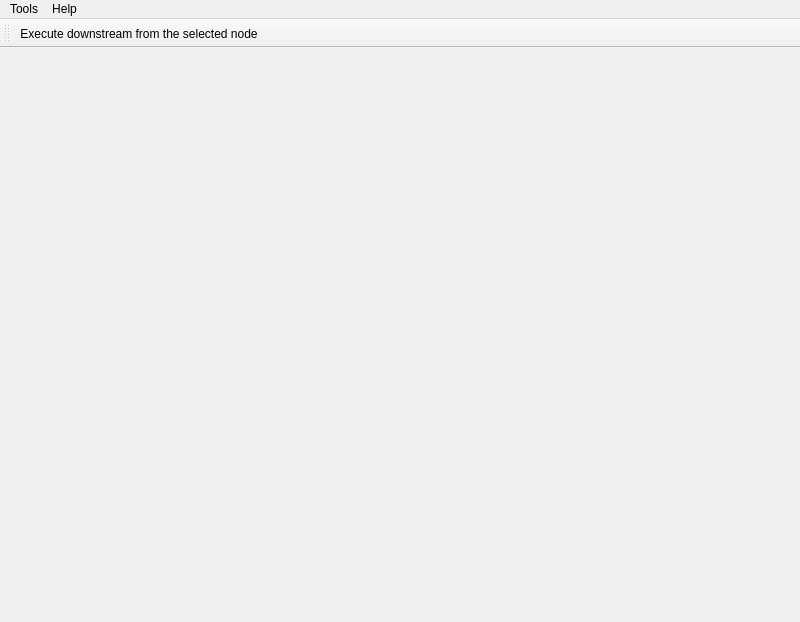
<?xml version="1.0" encoding="UTF-8"?>
<ui version="4.0">
 <class>MainWindow</class>
 <widget class="QMainWindow" name="MainWindow">
  <property name="geometry">
   <rect>
    <x>0</x>
    <y>0</y>
    <width>800</width>
    <height>622</height>
   </rect>
  </property>
  <property name="windowTitle">
   <string>GraphExecuter</string>
  </property>
  <widget class="QWidget" name="centralwidget"/>
  <widget class="QMenuBar" name="menuBar">
   <property name="geometry">
    <rect>
     <x>0</x>
     <y>0</y>
     <width>800</width>
     <height>33</height>
    </rect>
   </property>
   <property name="font">
    <font>
     <bold>false</bold>
    </font>
   </property>
   <widget class="QMenu" name="menuHelp">
    <property name="font">
     <font>
      <bold>false</bold>
     </font>
    </property>
    <property name="title">
     <string>Help</string>
    </property>
    <addaction name="actionOpen_log_dir"/>
    <addaction name="actionUpdate_log"/>
   </widget>
   <widget class="QMenu" name="menuTools">
    <property name="title">
     <string>Tools</string>
    </property>
    <addaction name="actionexetute_from_goal_node"/>
    <addaction name="actionexecute_graph"/>
   </widget>
   <addaction name="menuTools"/>
   <addaction name="menuHelp"/>
  </widget>
  <widget class="QToolBar" name="toolBar">
   <property name="windowTitle">
    <string>toolBar</string>
   </property>
   <attribute name="toolBarArea">
    <enum>TopToolBarArea</enum>
   </attribute>
   <attribute name="toolBarBreak">
    <bool>false</bool>
   </attribute>
   <addaction name="actionexetute_from_goal_node"/>
  </widget>
  <action name="actionOpen_log_dir">
   <property name="text">
    <string>Open log folder</string>
   </property>
   <property name="font">
    <font/>
   </property>
  </action>
  <action name="actionUpdate_log">
   <property name="text">
    <string>Release notes</string>
   </property>
   <property name="font">
    <font/>
   </property>
  </action>
  <action name="actionexecute_graph">
   <property name="text">
    <string>Run entire graph</string>
   </property>
   <property name="iconText">
    <string>Run all sink nodes in parallel threads</string>
   </property>
   <property name="toolTip">
    <string>Run all sink nodes in parallel threads</string>
   </property>
  </action>
  <action name="actionexetute_from_goal_node">
   <property name="text">
    <string>Run from selected node</string>
   </property>
   <property name="iconText">
    <string>Execute downstream from the selected node</string>
   </property>
   <property name="toolTip">
    <string>Execute downstream from the selected node</string>
   </property>
  </action>
 </widget>
 <resources/>
 <connections/>
</ui>
